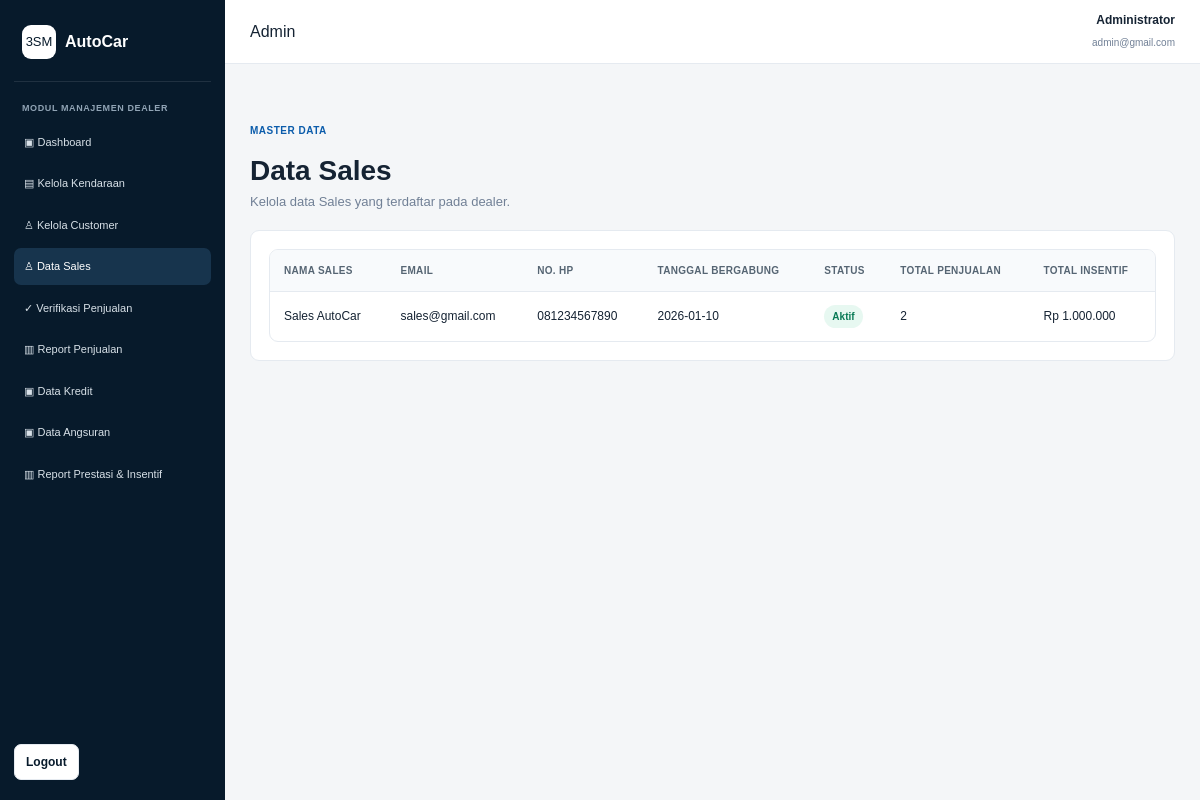
The page /admin/sales.php (signed in) on the database its author committed.
### tables this page shows
CREATE TABLE sales (
    id_sales INT AUTO_INCREMENT PRIMARY KEY,
    id_user INT NOT NULL UNIQUE,
    nama VARCHAR(100) NOT NULL,
    email VARCHAR(100) NOT NULL,
    no_hp VARCHAR(20) DEFAULT NULL,
    tanggal_bergabung DATE DEFAULT NULL,
    status ENUM('Aktif','Tidak Aktif') NOT NULL DEFAULT 'Aktif',
    created_at TIMESTAMP DEFAULT CURRENT_TIMESTAMP,
    CONSTRAINT fk_sales_user
        FOREIGN KEY (id_user) REFERENCES users(id_user)
        ON UPDATE CASCADE ON DELETE RESTRICT
);

### config/helpers.php (called while the page is built, shortened)
<?php
function e($value)
{
    return htmlspecialchars((string)$value, ENT_QUOTES, 'UTF-8');
}
function rupiah($angka)
{
    return "Rp " . number_format((float)$angka, 0, ',', '.');
}
?>

### admin/sales.php (the view, shortened to what this page needs)
<?php
include "../config/koneksi.php";
include "header.php";
$result=mysqli_query($conn,"SELECT s.*,COUNT(p.id_penjualan) total_penjualan,COALESCE(SUM(i.jumlah_insentif),0) total_insentif
FROM sales s LEFT JOIN penjualan p ON s.id_sales=p.id_sales LEFT JOIN insentif i ON s.id_sales=i.id_sales
GROUP BY s.id_sales ORDER BY s.id_sales DESC");
?>
<div class="page-head"><span class="eyebrow">MASTER DATA</span><h1>Data Sales</h1><p>Kelola data Sales yang terdaftar pada dealer.</p></div>
<div class="card"><div class="table-wrap"><table class="table">
<tr><th>Nama Sales</th><th>Email</th><th>No. HP</th><th>Tanggal Bergabung</th><th>Status</th><th>Total Penjualan</th><th>Total Insentif</th></tr>
<?php while($row=mysqli_fetch_assoc($result)): ?><tr><td><?=e($row['nama'])?></td><td><?=e($row['email'])?></td><td><?=e($row['no_hp'])?></td><td><?=e($row['tanggal_bergabung'])?></td><td><span class="badge badge-success"><?=e($row['status'])?></span></td><td><?=$row['total_penjualan']?></td><td><?=rupiah($row['total_insentif'])?></td></tr><?php endwhile;?>
</table></div></div>
<?php include "footer.php"; ?>

### assets/css/style.css (style rules this page uses)
* { margin: 0; padding: 0; box-sizing: border-box; }
:root { --navy: #071a2b; --navy-2: #0d2a42; --blue: #0b5cab; --blue-light: #eaf3fb; --text: #152333; --muted: #718096; --border: #e5eaf0; --bg: #f4f6f8; --white: #ffffff; --green: #0d9f6e; --yellow: #d98a00; --red: #c93636; }
body { font-family: Arial, Helvetica, sans-serif; background: var(--bg); color: var(--text); line-height: 1.5; }
.eyebrow { display: inline-block; color: var(--blue); font-size: 10px; font-weight: 800; letter-spacing: .5px; margin-bottom: 12px; }
.stat-card, .card { background: white; border: 1px solid var(--border); border-radius: 9px; padding: 18px; }
.badge { display: inline-flex; align-items: center; padding: 4px 8px; border-radius: 999px; background: #edf1f5; color: #52606d; font-size: 10px; font-weight: 800; }
.badge-success { background: #e7f8f1; color: #087a55; }
.page-head { padding: 28px 0 18px; }
.page-head h1 { font-size: 28px; }
.page-head p { color: var(--muted); font-size: 13px; }
.table-wrap { background: white; border: 1px solid var(--border); border-radius: 9px; overflow-x: auto; }
.table { width: 100%; border-collapse: collapse; min-width: 760px; }
.table th, .table td { padding: 13px 14px; text-align: left; border-bottom: 1px solid var(--border); font-size: 12px; vertical-align: middle; }
.table th { background: #f8fafc; color: #566573; font-size: 10px; text-transform: uppercase; letter-spacing: .3px; }
.table tr:last-child td { border-bottom: 0; }

### rows shown on the page
sales: nama "Sales AutoCar", email "sales@gmail.com", no_hp "081234567890", tanggal_bergabung "2026-01-10", status "Aktif", total_penjualan "2", total_insentif "Rp 1.000.000"

### other values the page prints
$_SESSION['nama'] "Administrator"
$_SESSION['email'] "admin@gmail.com"
